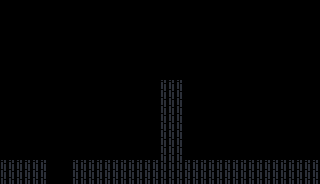

The image is a tile-based game level rendered from a .tmx file. Its description and complete source (layers, tilesets, objects, tile grids) follow:
An orthogonal 40x23 tile map with 8x8 px tiles, 2 tile layers (draw, collide).

<map version="1.10" tiledversion="1.10.2" orientation="orthogonal" renderorder="right-down" width="40" height="23" tilewidth="8" tileheight="8" infinite="0" nextlayerid="3" nextobjectid="1">
 <editorsettings>
  <export target="map.csv" format="csv" />
 </editorsettings>
 <tileset firstgid="1" source="tileset.tsx" />
 <layer id="1" name="draw" width="40" height="23">
  <data encoding="csv">
0,0,0,0,0,0,0,0,0,0,0,0,0,0,0,0,0,0,0,0,0,0,0,0,0,0,0,0,0,0,0,0,0,0,0,0,0,0,0,0,
0,0,0,0,0,0,0,0,0,0,0,0,0,0,0,0,0,0,0,0,0,0,0,0,0,0,0,0,0,0,0,0,0,0,0,0,0,0,0,0,
0,0,0,0,0,0,0,0,0,0,0,0,0,0,0,0,0,0,0,0,0,0,0,0,0,0,0,0,0,0,0,0,0,0,0,0,0,0,0,0,
0,0,0,0,0,0,0,0,0,0,0,0,0,0,0,0,0,0,0,0,0,0,0,0,0,0,0,0,0,0,0,0,0,0,0,0,0,0,0,0,
0,0,0,0,0,0,0,0,0,0,0,0,0,0,0,0,0,0,0,0,0,0,0,0,0,0,0,0,0,0,0,0,0,0,0,0,0,0,0,0,
0,0,0,0,0,0,0,0,0,0,0,0,0,0,0,0,0,0,0,0,0,0,0,0,0,0,0,0,0,0,0,0,0,0,0,0,0,0,0,0,
0,0,0,0,0,0,0,0,0,0,0,0,0,0,0,0,0,0,0,0,0,0,0,0,0,0,0,0,0,0,0,0,0,0,0,0,0,0,0,0,
0,0,0,0,0,0,0,0,0,0,0,0,0,0,0,0,0,0,0,0,0,0,0,0,0,0,0,0,0,0,0,0,0,0,0,0,0,0,0,0,
0,0,0,0,0,0,0,0,0,0,0,0,0,0,0,0,0,0,0,0,0,0,0,0,0,0,0,0,0,0,0,0,0,0,0,0,0,0,0,0,
0,0,0,0,0,0,0,0,0,0,0,0,0,0,0,0,0,0,0,0,0,0,0,0,0,0,0,0,0,0,0,0,0,0,0,0,0,0,0,0,
0,0,0,0,0,0,0,0,0,0,0,0,0,0,0,0,0,0,0,0,1,2,3,0,0,0,0,0,0,0,0,0,0,0,0,0,0,0,0,0,
0,0,0,0,0,0,0,0,0,0,0,0,0,0,0,0,0,0,0,0,9,13,11,0,0,0,0,0,0,0,0,0,0,0,0,0,0,0,0,0,
0,0,0,0,0,0,0,0,0,0,0,0,0,0,0,0,0,0,0,0,9,13,11,0,0,0,0,0,0,0,0,0,0,0,0,0,0,0,0,0,
0,0,0,0,0,0,0,0,0,0,0,0,0,0,0,0,0,0,0,0,9,13,11,0,0,0,0,0,0,0,0,0,0,0,0,0,0,0,0,0,
0,0,0,0,0,0,0,0,0,0,0,0,0,0,0,0,0,0,0,0,9,13,11,0,0,0,0,0,0,0,0,0,0,0,0,0,0,0,0,0,
0,0,0,0,0,0,0,0,0,0,0,0,0,0,0,0,0,0,0,0,9,13,11,0,0,0,0,0,0,0,0,0,0,0,0,0,0,0,0,0,
0,0,0,0,0,0,0,0,0,0,0,0,0,0,0,0,0,0,0,0,9,13,11,0,0,0,0,0,0,0,0,0,0,0,0,0,0,0,0,0,
0,0,0,0,0,0,0,0,0,0,0,0,0,0,0,0,0,0,0,0,9,13,11,0,0,0,0,0,0,0,0,0,0,0,0,0,0,0,0,0,
0,0,0,0,0,0,0,0,0,0,0,0,0,0,0,0,0,0,0,0,9,13,11,0,0,0,0,0,0,0,0,0,0,0,0,0,0,0,0,0,
0,0,0,0,0,0,0,0,0,0,0,0,0,0,0,0,0,0,0,0,9,13,11,0,0,0,0,0,0,0,0,0,0,0,0,0,0,0,0,0,
2,2,2,2,2,3,0,0,0,1,2,2,2,2,2,2,2,2,2,2,7,13,8,2,2,2,2,2,2,2,2,2,2,2,2,2,2,2,2,2,
5,5,5,5,6,11,0,0,0,9,4,5,5,5,5,5,5,5,5,5,5,13,5,5,5,5,5,5,5,5,5,5,5,5,5,5,5,5,5,5,
13,13,13,13,14,11,0,0,0,9,12,13,13,13,13,13,13,13,13,13,13,13,13,13,13,13,13,13,13,13,13,13,13,13,13,13,13,13,13,13
</data>
 </layer>
 <layer id="2" name="collide" width="40" height="23">
  <data encoding="csv">
0,0,0,0,0,0,0,0,0,0,0,0,0,0,0,0,0,0,0,0,0,0,0,0,0,0,0,0,0,0,0,0,0,0,0,0,0,0,0,0,
0,0,0,0,0,0,0,0,0,0,0,0,0,0,0,0,0,0,0,0,0,0,0,0,0,0,0,0,0,0,0,0,0,0,0,0,0,0,0,0,
0,0,0,0,0,0,0,0,0,0,0,0,0,0,0,0,0,0,0,0,0,0,0,0,0,0,0,0,0,0,0,0,0,0,0,0,0,0,0,0,
0,0,0,0,0,0,0,0,0,0,0,0,0,0,0,0,0,0,0,0,0,0,0,0,0,0,0,0,0,0,0,0,0,0,0,0,0,0,0,0,
0,0,0,0,0,0,0,0,0,0,0,0,0,0,0,0,0,0,0,0,0,0,0,0,0,0,0,0,0,0,0,0,0,0,0,0,0,0,0,0,
0,0,0,0,0,0,0,0,0,0,0,0,0,0,0,0,0,0,0,0,0,0,0,0,0,0,0,0,0,0,0,0,0,0,0,0,0,0,0,0,
0,0,0,0,0,0,0,0,0,0,0,0,0,0,0,0,0,0,0,0,0,0,0,0,0,0,0,0,0,0,0,0,0,0,0,0,0,0,0,0,
0,0,0,0,0,0,0,0,0,0,0,0,0,0,0,0,0,0,0,0,0,0,0,0,0,0,0,0,0,0,0,0,0,0,0,0,0,0,0,0,
0,0,0,0,0,0,0,0,0,0,0,0,0,0,0,0,0,0,0,0,0,0,0,0,0,0,0,0,0,0,0,0,0,0,0,0,0,0,0,0,
0,0,0,0,0,0,0,0,0,0,0,0,0,0,0,0,0,0,0,0,0,0,0,0,0,0,0,0,0,0,0,0,0,0,0,0,0,0,0,0,
0,0,0,0,0,0,0,0,0,0,0,0,0,0,0,0,0,0,0,0,10,10,10,0,0,0,0,0,0,0,0,0,0,0,0,0,0,0,0,0,
0,0,0,0,0,0,0,0,0,0,0,0,0,0,0,0,0,0,0,0,10,10,10,0,0,0,0,0,0,0,0,0,0,0,0,0,0,0,0,0,
0,0,0,0,0,0,0,0,0,0,0,0,0,0,0,0,0,0,0,0,10,10,10,0,0,0,0,0,0,0,0,0,0,0,0,0,0,0,0,0,
0,0,0,0,0,0,0,0,0,0,0,0,0,0,0,0,0,0,0,0,10,10,10,0,0,0,0,0,0,0,0,0,0,0,0,0,0,0,0,0,
0,0,0,0,0,0,0,0,0,0,0,0,0,0,0,0,0,0,0,0,10,10,10,0,0,0,0,0,0,0,0,0,0,0,0,0,0,0,0,0,
0,0,0,0,0,0,0,0,0,0,0,0,0,0,0,0,0,0,0,0,10,10,10,0,0,0,0,0,0,0,0,0,0,0,0,0,0,0,0,0,
0,0,0,0,0,0,0,0,0,0,0,0,0,0,0,0,0,0,0,0,10,10,10,0,0,0,0,0,0,0,0,0,0,0,0,0,0,0,0,0,
0,0,0,0,0,0,0,0,0,0,0,0,0,0,0,0,0,0,0,0,10,10,10,0,0,0,0,0,0,0,0,0,0,0,0,0,0,0,0,0,
0,0,0,0,0,0,0,0,0,0,0,0,0,0,0,0,0,0,0,0,10,10,10,0,0,0,0,0,0,0,0,0,0,0,0,0,0,0,0,0,
0,0,0,0,0,0,0,0,0,0,0,0,0,0,0,0,0,0,0,0,10,10,10,0,0,0,0,0,0,0,0,0,0,0,0,0,0,0,0,0,
10,10,10,10,10,10,0,0,0,10,10,10,10,10,10,10,10,10,10,10,10,10,10,10,10,10,10,10,10,10,10,10,10,10,10,10,10,10,10,10,
10,10,10,10,10,10,0,0,0,10,10,10,10,10,10,10,10,10,10,10,10,10,10,10,10,10,10,10,10,10,10,10,10,10,10,10,10,10,10,10,
10,10,10,10,10,10,0,0,0,10,10,10,10,10,10,10,10,10,10,10,10,10,10,10,10,10,10,10,10,10,10,10,10,10,10,10,10,10,10,10
</data>
 </layer>
</map>